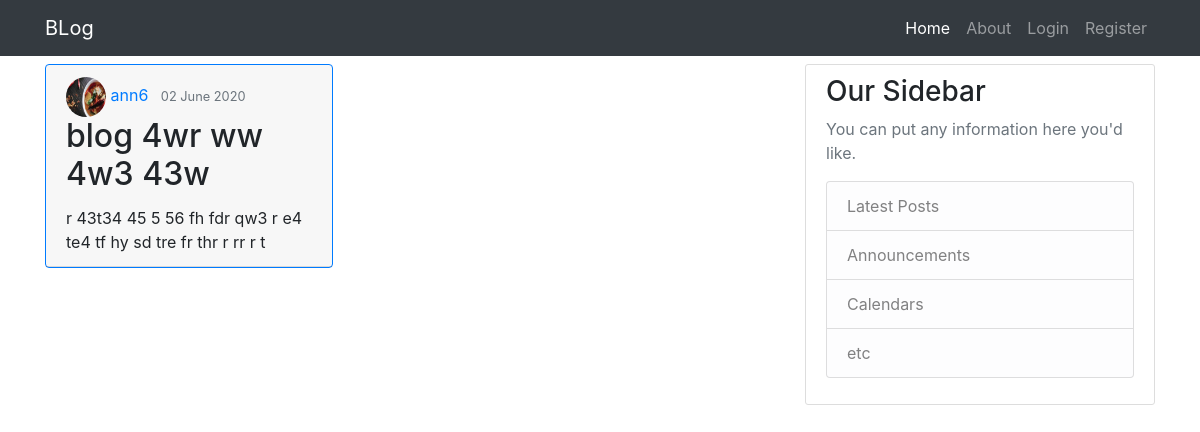
/post/21/, run on the app's committed database.
### blog/models.py (models this page shows, shortened)
class Post(models.Model):
    title= models.CharField(max_length=100)
    content=models.TextField()
    date_posted=models.DateTimeField(default=timezone.now)
    author=models.ForeignKey(User,on_delete=models.CASCADE)

### users/models.py (models this page shows, shortened)
class Profile(models.Model):
    user=models.OneToOneField(User,on_delete=models.CASCADE)
    image=models.ImageField(default='default.jpg',upload_to='profile_pics')

### blog/views.py (the view)
# urls.py: path('post/<int:pk>/', PostDetailView.as_view() ,name='post-detail'),
class PostDetailView(DetailView):
    model=Post

### blog/templates/blog/post_detail.html (shortened to what this page needs)
{% extends 'blog/layout.html' %}
{% block content %}
    <article class="card border-primary mb-3" style="max-width: 18rem;">
    <div class="card-header">
        <div class="article-metadata">
        <img class="rounded-circle" src="{{ object.author.profile.image.url}}" height="40px" width="40px">
        <a class="mr-2" href="{% url 'user-posts' object.author.username %}">{{ object.author }}</a>
        <small class="text-muted">{{ object.date_posted|date:"d F Y" }}</small>
        </div>
        <h2 class="card-title">{{ object.title }}</h2>
        <p class="card-text">{{ object.content }}</p>
    </div>
    </article>
{% endblock%}

### data on the page
Post: author.profile.image (picture), author "ann6", date_posted "02 June 2020", title "blog 4wr ww 4w3 43w", content "r 43t34 45 5 56 fh fdr qw3 r e4 te4 tf hy sd tre fr thr r rr r t"
